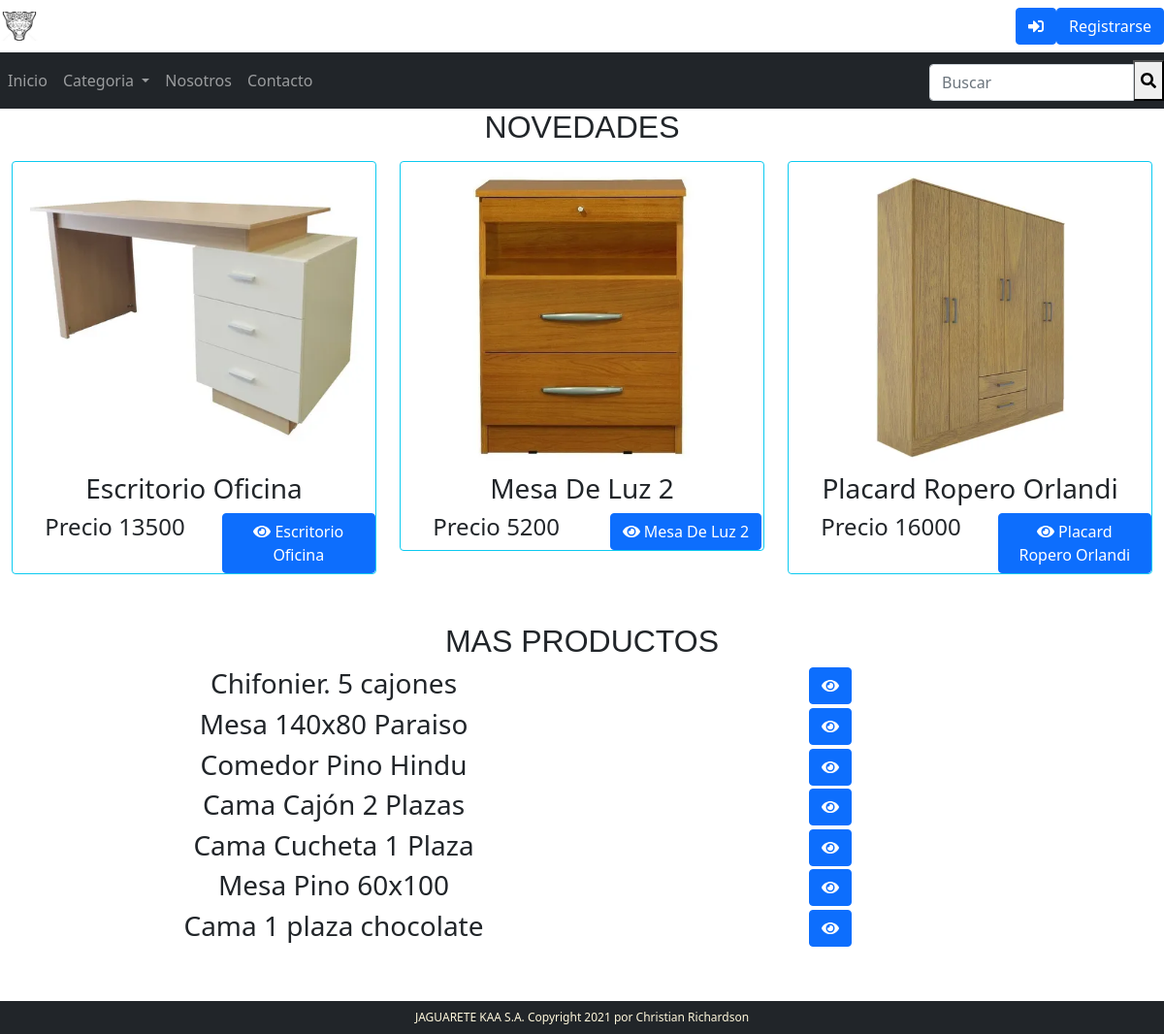
The page / on the database its author committed.
### market/models.py (models this page shows, shortened)
class Producto(models.Model):
    titulo = models.CharField(max_length=128, null=False)
    imagen = models.FileField(upload_to='imagenes/', null=False)
    descripcion = models.CharField(max_length = 2000, null=False)
    precio = models.IntegerField()
    categoria = models.ForeignKey(Categoria, on_delete=models.CASCADE, related_name="categoria_producto")

### market/views.py (the view)
# urls.py: path('', views.index, name="index"),
def index(request):
    return render(request, "market/index.html", {
        "ultimos" : Producto.objects.all().order_by("-id")[0:3],
        "siguiente" : Producto.objects.all().order_by("-id")[3:10],
    })

### market/context_processors.py (called while the page is built)
def list_categorias(request):
    lista_categorias = Categoria.objects.all()
    return {
        'categorias': lista_categorias
    }

### market/models.py (called while the page is built)
    def __str__(self):
        return f"{self.categoria}"

### market/templates/market/index.html (shortened to what this page needs)
{% extends "market/layout.html" %}
{% block body %}
    <div class="novedades">
        <h2>Novedades</h2>
            <div class="container-fluid">
                <div class="card-deck mt-3">
                    <div class="row">
                        {% for un_producto in ultimos %}
                            <div class="col-md">
                                <div class="card border-info rounded-lg">
                                    <img class="card-img-top embed-responsive-item" src="{{ media_url  }}{{ un_producto.imagen.url }}" alt="{{ un_producto.titulo }}">
                                    <h3 class="card-title align-self-center">{{ un_producto.titulo }}</h3>
                                    <div class="row">
                                        <div class="col-md offset-md-1"><h4>Precio {{ un_producto.precio }}</h4></div>
                                        <div class="col-md"><a class="btn btn-primary" href="{% url 'market:producto' un_producto.id %}"><i class="fas fa-eye"></i> {{un_producto.titulo}}</a></div>
                                    </div>
                                </div>
                            </div>
                        {% empty %}
                            <li>No hay articulos en ésta Sección.</li>
                        {% endfor %}
                    </div>
                </div>
            </div>
    </div>
    <div class="mas_productos col-md-10 align-self-center">
        <div class="jumbotron ">
            <h2>Mas Productos</h2>
            <ul class="list-unstyled">
                {% for un_producto in siguiente %}
                    <li> <div class="row">
                    <div class="col-md"><h3>{{un_producto.titulo}}</h3></div>
                    <div class="col-md"><a class="btn btn-primary" href="{% url 'market:producto' un_producto.id %}"><i class="fas fa-eye"></i></a></div>
                    </div>
                    </li>
                {% empty %}
                    <h3>No hay articulos en ésta Sección.</h3>
                {% endfor %}
            </ul>
        </div>
    </div>
{% endblock %}

### market/templates/market/layout.html (shortened to what this page needs)
{% load static %}
<!DOCTYPE html>
<html lang="es">
    <head>
        <link rel="stylesheet" href="{% static 'estilos.css' %}">
        <link href="{%  static 'bootstrap.min.css'  %}" rel="stylesheet"/>
    </head>
    <body >
        <div class="cuerpo">
          <div class="inmovilizar">
              <header class="header">
                  <nav class="navbar navbar-expand-lg navbar-ligth bg-white">
                      <div class="logo">
                          <img src="/media/imagenes/logo.jpg" alt="logoJacuarete.jpg"  height="30" class="d-inline-block align-top" >
                      </div>
                      <div class="collapse navbar-collapse " id="botonesContacto">
                          <div class="navbar-nav ms-auto">
                              {% if user.is_authenticated %}
                                  <p>Hola: {{ user.get_username }}</p>
                                  <a role="button" class="btn btn-primary"href="{% url 'logout'%}?next={{request.path}}"><i class="fas fa-external-link-alt"></i></a>
                                  <a role="button" class="btn btn-primary" href="{% url 'market:carrito_compras' %}"><i class="fas fa-shopping-cart"></i></a>
                              {% else %}
                                  <a role="button" class="btn btn-primary" href="{% url 'login'%}?next={{request.path}}"><i class="fas fa-sign-in-alt"></i></a>
                                  <a role="button" class="btn btn-primary" href="{% url 'USUARIOS:registrarse' %}">Registrarse</a>
                              {% endif %}
                          </div>
                      </div>
                  </nav>
              </header>
              <nav id="menu_principal" class="navbar navbar-expand-lg navbar-dark bg-dark">
                  <div class="collapse navbar-collapse" id="navbarSupportedContent">
                      <ul class="navbar-nav col align-self-center">
                        <li class="nav-item active">
                          <a class="nav-link" href="{% url 'market:index' %}">Inicio <span class="sr-only">(ahora)</span></a>
                        </li>
                        <li class="nav-item dropdown">
                          <a class="nav-link dropdown-toggle" href="#" id="navbarDropdown" role="button"
                            data-toggle="dropdown" aria-haspopup="true" aria-expanded="false">
                            Categoria
                          </a>
                        </li>
                        <li class="nav-item active">
                          <a class="nav-link" href="{% url 'market:acerca_de' %}">Nosotros <span class="sr-only">(ahora)</span></a>
                        </li>
                        <li class="nav-item active">
                          <a class="nav-link"  href="mailto:clients@jaguarete.com.ar">Contacto</a>
                        </li>
                      </ul>
                      <div class="searchbox d-none d-lg-block form-search ms-auto">
                          <form action="buscar/" method="get">
                            <div class="input-group">
                              <input class="form-control form-text" maxlength="128" placeholder="Buscar" size="15" type="text" name="criterio" />
                              <button class="searchbox-btn" type="submit">
                                <i class="fas fa-search"></i>
                              </button>
                            </div>
                          </form>
                      </div>
              </nav>
          </div>
            {% block body %}
            {% endblock %}
          <div class="footer navbar-fixed-bottom">
          <nav class="navbar fixed-bottom navbar-dark bg-dark">
            <p class="desarrolador">JAGUARETE KAA S.A. Copyright 2021 por Christian Richardson</p>
          </nav>
    </body>
</html>

### market/static/estilos.css (style rules this page uses)
body > div > div.inmovilizar { position: -webkit-sticky; position: sticky; top: 0; z-index: 100; }
body > div > div.footer.navbar-fixed-bottom > nav > p { margin:auto; text-align: center; font-size: 12px; color: cornsilk; }
body > div > div.footer.navbar-fixed-bottom > nav { margin:auto; text-align: center; }
body > div > div.mas_productos { margin:auto; text-align: center; }
body > div > div.mas_productos { padding-top: 50px; }
.card-img-top { height: 40vh; object-fit: scale-down; }
h2 { font-family: sans-serif; text-transform: uppercase; font-weight: bolder; text-align: center; margin: auto; margin-top: 50px; }
body > div > div.mas_productos { padding-bottom: 70px; }

### rows shown on the page
Producto: imagen (picture), titulo "Escritorio Oficina", precio "13500"
Producto: imagen (picture), titulo "Mesa De Luz 2", precio "5200"
Producto: imagen (picture), titulo "Placard Ropero Orlandi", precio "16000"
Producto: titulo "Chifonier. 5 cajones"
Producto: titulo "Mesa 140x80 Paraiso"
Producto: titulo "Comedor Pino Hindu"
Producto: titulo "Cama Cajón 2 Plazas"
Producto: titulo "Cama Cucheta 1 Plaza"
Producto: titulo "Mesa Pino 60x100"
Producto: titulo "Cama 1 plaza chocolate"
